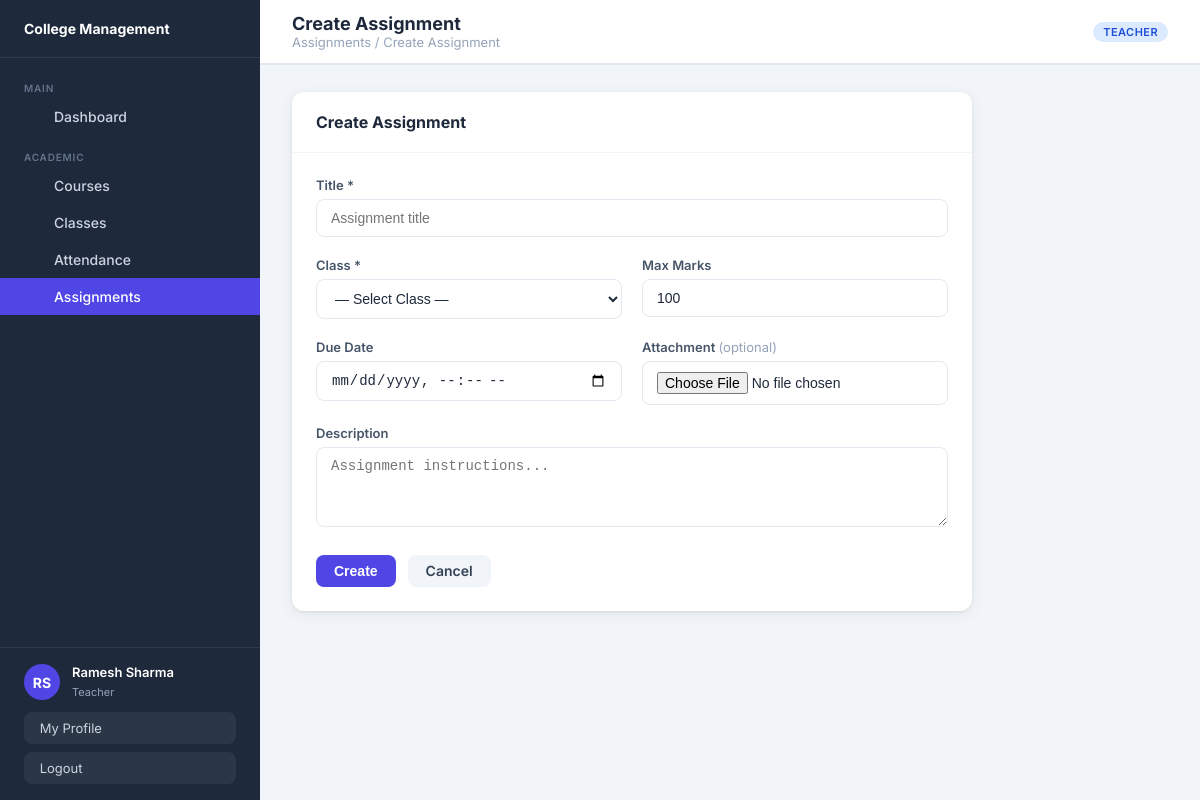
Screenshot of /assignments/create/ (signed in) with the database file from the repository.
### users/models.py (models this page shows, shortened)
class CustomUser(AbstractUser):
    ROLE_CHOICES = [('admin','Admin'),('teacher','Teacher'),('student','Student')]
    role = models.CharField(max_length=10, choices=ROLE_CHOICES, default='student')
    phone = models.CharField(max_length=20, blank=True)
    address = models.TextField(blank=True)
    date_of_birth = models.DateField(null=True, blank=True)
    @property
    def is_admin(self): return self.role == 'admin'
    @property
    def is_teacher(self): return self.role == 'teacher'

### assignments/views.py (the view, shortened to what this page needs)
# urls.py: path('create/', views.create_assignment, name='create_assignment'),
@login_required
def create_assignment(request):
    if not (request.user.is_teacher or request.user.is_admin):
        messages.error(request, 'Access denied.')
        return redirect('assignment_list')
    u = request.user
    if u.is_teacher:
        classes = Classroom.objects.filter(teacher=u)
    else:
        classes = Classroom.objects.all()
    return render(request, 'assignments/assignment_form.html', {
        'title': 'Create Assignment', 'action': 'Create', 'classes': classes
    })

### assignments/templates/assignments/assignment_form.html (shortened to what this page needs)
{% extends 'base.html' %}
{% block page_title %}{{ title }}{% endblock %}
{% block breadcrumb %}Assignments / {{ title }}{% endblock %}
{% block content %}
<div class="card" style="max-width:680px;">
  <div class="card-header"><h3 class="card-title">{{ title }}</h3></div>
  <div class="card-body">
    <form method="post" enctype="multipart/form-data">
      <div class="form-grid form-grid-2">
        <div class="form-group full-width">
          <label>Title *</label>
          <input type="text" name="title" value="{{ assignment.title|default:'' }}" required placeholder="Assignment title"/>
        </div>
        <div class="form-group">
          <label>Class *</label>
          <select name="classroom" required>
            <option value="">— Select Class —</option>
          </select>
        </div>
        <div class="form-group">
          <label>Max Marks</label>
          <input type="number" name="max_marks" value="{{ assignment.max_marks|default:100 }}" min="1"/>
        </div>
        <div class="form-group">
          <label>Due Date</label>
          <input type="datetime-local" name="due_date"
            value="{% if assignment.due_date %}{{ assignment.due_date|date:'Y-m-d' }}T{{ assignment.due_date|time:'H:i' }}{% endif %}"/>
        </div>
        <div class="form-group">
          <label>Attachment <span style="font-weight:400;color:var(--gray-400);">(optional)</span></label>
          <input type="file" name="file"/>
        </div>
        <div class="form-group full-width">
          <label>Description</label>
          <textarea name="description" placeholder="Assignment instructions...">{{ assignment.description|default:'' }}</textarea>
        </div>
      </div>
      <div class="form-actions" style="margin-top:20px;">
        <button type="submit" class="btn btn-primary"> {{ action }}</button>
        <a href="{% url 'assignment_list' %}" class="btn btn-secondary">Cancel</a>
      </div>
    </form>
  </div>
</div>
{% endblock %}

### templates/base.html (shortened to what this page needs)
{% load static %}
<!DOCTYPE html>
<html lang="en">
<head>
<link rel="stylesheet" href="{% static 'css/main.css' %}"/>
</head>
<body>
<div class="layout">
  <aside class="sidebar">
    <div class="sidebar-brand">
      <div class="brand-text">
        <h2> College Management</h2>
      </div>
    </div>
    <nav class="sidebar-nav">
      <div class="nav-section">
        <div class="nav-section-title">Main</div>
        <a href="{% url 'dashboard' %}" class="nav-item"> Dashboard</a>
      </div>
      <div class="nav-section">
        <div class="nav-section-title">Academic</div>
        <a href="{% url 'course_list' %}" class="nav-item"> Courses</a>
        <a href="{% url 'class_list' %}" class="nav-item"> Classes</a>
        <a href="{% url 'attendance_list' %}" class="nav-item"> Attendance</a>
        <a href="{% url 'assignment_list' %}" class="nav-item"> Assignments</a>
      </div>
    </nav>
    <div class="sidebar-footer">
      <div class="sidebar-user">
        <div class="avatar">{{ user.first_name|first|upper }}{{ user.last_name|first|upper }}</div>
        <div class="user-info">
          <p>{{ user.get_full_name|default:user.username }}</p>
          <span>{{ user.role|capfirst }}</span>
        </div>
      </div>
      <a href="{% url 'profile' %}" class="btn-logout" style="margin-bottom:8px;"> &nbsp;My Profile</a>
      <a href="{% url 'logout' %}" class="btn-logout"> &nbsp;Logout</a>
    </div>
  </aside>
  <div class="main-content">
    <header class="topbar">
      <div class="topbar-left">
        <div>
          <div class="page-title">{% block page_title %}Dashboard{% endblock %}</div>
          <div class="breadcrumb">{% block breadcrumb %}Home{% endblock %}</div>
        </div>
      </div>
      <div class="topbar-right">
        <span class="badge badge-{{ user.role }}">{{ user.role|capfirst }}</span>
      </div>
    </header>
    <main class="page-body">
      {% block content %}{% endblock %}
    </main>
  </div>
</div>
</body>
</html>

### rows the page displays
CustomUser: first_name|first "R", last_name|first "S", get_full_name "Ramesh Sharma", role "Teacher", role "TEACHER"

### other values shown
{{ title }} "Create Assignment"
{{ action }} "Create"
